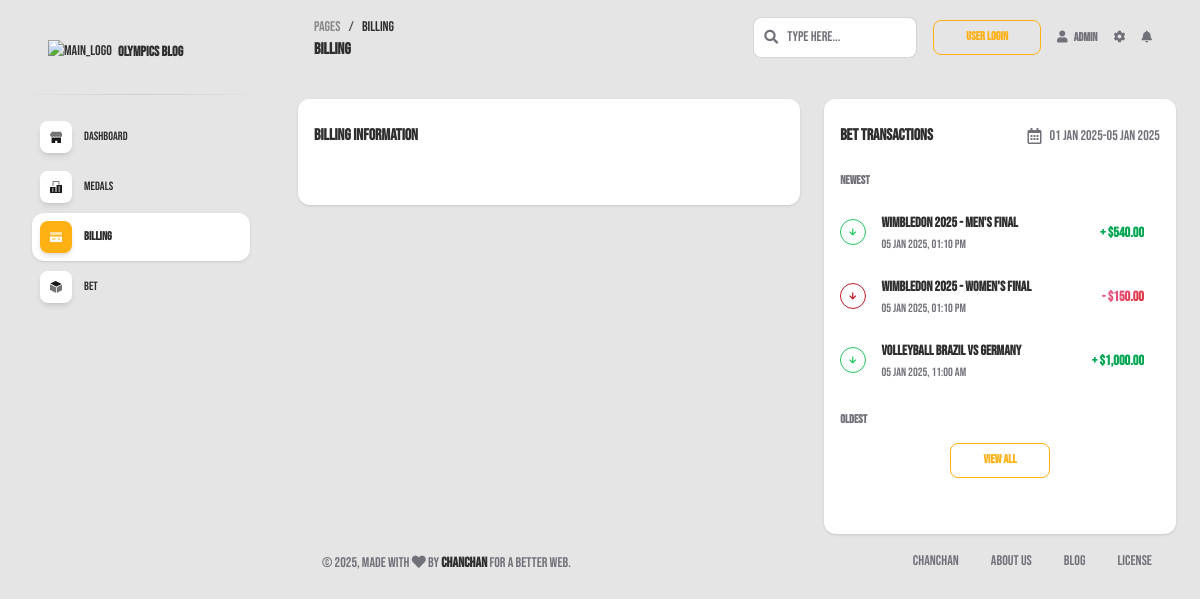
The app's page /F01/pages/billing.php (signed in) with its own data.
### tables this page shows
CREATE TABLE `transaction_details` (
  `detail_id` int(11) NOT NULL,
  `transaction_id` int(11) NOT NULL,
  `event_name` varchar(100) NOT NULL,
  `bet_type` enum('Win','loss','pend') NOT NULL,
  `bet_amount` decimal(10,2) NOT NULL,
  `odds` decimal(5,2) NOT NULL COMMENT 'Odds of the bet',
  `potential_payout` decimal(10,2) NOT NULL
);

CREATE TABLE `transactions` (
  `transaction_id` int(11) NOT NULL,
  `user_id` int(11) NOT NULL,
  `transaction_date` datetime DEFAULT current_timestamp(),
  `total_bet_amount` decimal(10,2) NOT NULL,
  `payment_method` enum('Credit Card','PayPal','Debit Card','Other') NOT NULL
);

### F01/pages/billing.php (the view, shortened to what this page needs)
<?php
include("../connect.php");
$new = "SELECT t.transaction_id, t.transaction_date, t.total_bet_amount,
                     td.event_name, td.bet_type, td.bet_amount, td.odds, td.potential_payout
              FROM transactions t
              JOIN transaction_details td ON t.transaction_id = td.transaction_id
              ORDER BY t.transaction_id DESC
              LIMIT 3";
$new_result = mysqli_query($conn, $new);
?>
<!DOCTYPE html>
<html lang="en">
<head>
  <link id="pagestyle" href="../assets/css/soft-ui-dashboard.css?v=1.1.0" rel="stylesheet" />
<link href="https://cdnjs.cloudflare.com/ajax/libs/font-awesome/5.15.4/css/all.min.css" rel="stylesheet">
</head>
<body class="g-sidenav-show  bg-gray-100">
  <?php
  include("dashboardnav.php");
  ?>
  <main class="main-content position-relative max-height-vh-100 h-100 border-radius-lg ">
    <nav class="navbar navbar-main navbar-expand-lg px-0 mx-4 shadow-none border-radius-xl" id="navbarBlur"
      navbar-scroll="true">
      <div class="container-fluid py-1 px-3">
        <nav aria-label="breadcrumb">
          <ol class="breadcrumb bg-transparent mb-0 pb-0 pt-1 px-0 me-sm-6 me-5">
            <li class="breadcrumb-item text-sm"><a class="opacity-5 text-dark" href="javascript:;">Pages</a></li>
            <li class="breadcrumb-item text-sm text-dark active" aria-current="page">Billing</li>
          </ol>
          <h6 class="font-weight-bolder mb-0">Billing</h6>
        </nav>
        <div class="collapse navbar-collapse mt-sm-0 mt-2 me-md-0 me-sm-4" id="navbar">
          <div class="ms-md-auto pe-md-3 d-flex align-items-center">
            <div class="input-group">
              <span class="input-group-text text-body"><i class="fas fa-search" aria-hidden="true"></i></span>
              <input type="text" class="form-control" placeholder="Type here...">
            </div>
          </div>
          <ul class="navbar-nav  justify-content-end">
            <li class="nav-item d-flex align-items-center">
              <a class="btn btn-outline-primary btn-sm mb-0 me-3" target="_blank"
              href="../index.html">User login</a>
            </li>
            <li class="nav-item d-flex align-items-center">
              <a href="javascript:;" class="nav-link text-body font-weight-bold px-0">
                <i class="fa fa-user me-sm-1"></i>
                <span class="d-sm-inline d-none">Admin</span>
              </a>
            </li>
            <li class="nav-item px-3 d-flex align-items-center">
              <a href="javascript:;" class="nav-link text-body p-0">
                <i class="fa fa-cog fixed-plugin-button-nav cursor-pointer"></i>
              </a>
            </li>
            <li class="nav-item dropdown pe-2 d-flex align-items-center">
              <a href="javascript:;" class="nav-link text-body p-0" id="dropdownMenuButton" data-bs-toggle="dropdown"
                aria-expanded="false">
                <i class="fa fa-bell cursor-pointer"></i>
              </a>
            </li>
          </ul>
        </div>
      </div>
    </nav>
    <div class="container-fluid ">
      <div class="row">
        <div class="col-md-7 mt-4">
          <div class="card">
            <div class="card-header pb-0 px-3">
              <h6 class="mb-0">Billing Information</h6>
            </div>
            <div class="card-body pt-4 p-3">
            </div>
            <nav aria-label="pagination daw">
            </nav>
          </div>
        </div>
        <div class="col-md-5 mt-4">
          <div class="card h-100 mb-4">
            <div class="card-header pb-0 px-3">
              <div class="row">
                <div class="col-md-6">
                  <h6 class="mb-0">Bet Transactions</h6>
                </div>
                <div class="col-md-6 d-flex justify-content-end align-items-center">
                  <i class="far fa-calendar-alt me-2"></i>
                  <?php
                  $date_query = "SELECT MIN(transaction_date) AS first_date, MAX(transaction_date) AS last_date FROM transactions";
                  $date_result = mysqli_query($conn, $date_query);
                  if ($row = mysqli_fetch_assoc($date_result)) {
                    $firstDate = date('d M Y', strtotime($row['first_date']));
                    $lastDate = date('d M Y', strtotime($row['last_date']));
                    ?>
                    <small><?php echo $firstDate . '-' . $lastDate; ?></small>
                  <?php } else {
                    echo '<small>No dates avaialable</small>';
                  } ?>
                </div>
              </div>
            </div>
            <div class="card-body pt-4 p-3">
              <h6 class="text-uppercase text-body text-xs font-weight-bolder mb-3">Newest</h6>
              <ul class="list-group">
                <?php
                while ($row = mysqli_fetch_array($new_result)) {
                  $name = $row["event_name"];
                  $date = $row['transaction_date'];
                  $betType = $row['bet_type'];
                  $betAmount = $row['bet_amount'];
                  $odds = $row['odds'];
                  if ($betType === 'Win') {
                    $amount = $betAmount * $odds;
                    $colorClass = 'text-success';
                    $btnClass = 'btn-outline-success';
                    $displayAmount = '+ $' . number_format($amount, 2);
                  } else {
                    $amount = -$betAmount;
                    $colorClass = 'text-danger';
                    $btnClass = 'btn-outline-danger';
                    $displayAmount = '- $' . number_format(abs($amount), 2);
                  }
                  ?>
                  <li class="list-group-item border-0 d-flex justify-content-between ps-0 mb-2 border-radius-lg">
                    <div class="d-flex align-items-center">
                      <button
                        class="btn btn-icon-only btn-rounded <?php echo $btnClass ?> mb-0 me-3 btn-sm d-flex align-items-center justify-content-center"><i
                          class="fas fa-arrow-down"></i></button>
                      <div class="d-flex flex-column">
                        <h6 class="mb-1 text-dark text-sm"><?php echo $name ?></h6>
                        <span class="text-xs"><?php echo date("d M Y, h:i A", strtotime($date)); ?></span>
                      </div>
                    </div>
                    <div
                      class="d-flex align-items-center <?php echo $colorClass ?> text-gradient text-sm font-weight-bold">
                      <?php echo $displayAmount ?>
                    </div>
                  </li>
                <?php }
                ?>
              </ul>
              <h6 class="text-uppercase text-body text-xs font-weight-bolder my-3">Oldest</h6>
              <div class="text-center ">
                <button class="btn btn-outline-primary btn-sm" id="viewAllBtn">View All</button>
              </div>
            </div>
          </div>
        </div>
      </div>
      <?php include("footer.php"); ?>
    </div>
  </main>
</body>
</html>

### records on screen
transaction_details: event_name "Wimbledon 2025 - Men's Final", transaction.transaction_date "05 Jan 2025, 01:10 PM", displayAmount "+ $540.00"
transaction_details: event_name "Wimbledon 2025 - Women's Final", transaction.transaction_date "05 Jan 2025, 01:10 PM", bet_amount "- $150.00"
transaction_details: event_name "Volleyball Brazil vs Germany", transaction.transaction_date "05 Jan 2025, 11:00 AM", displayAmount "+ $1,000.00"

### other values on screen
$firstDate "01 Jan 2025"
$lastDate "05 Jan 2025"
